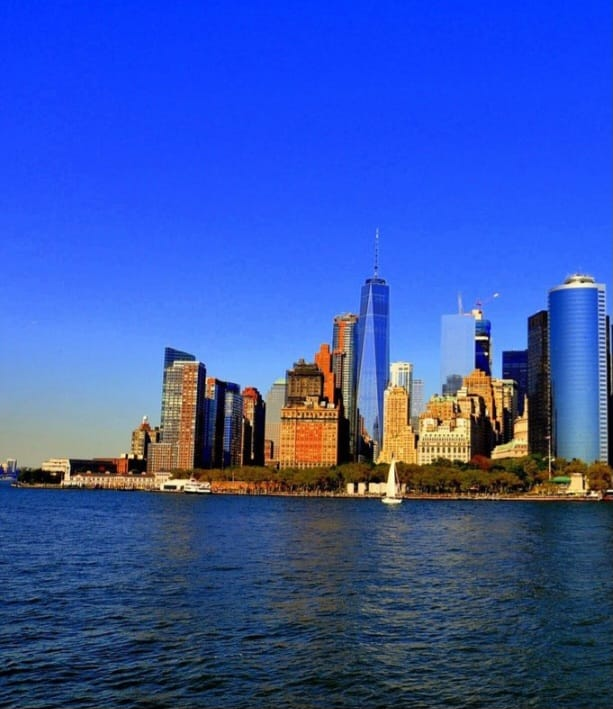
#> input picture Level 1/skyline/WhatsApp Image 2024-09-22 at 2.36.08 PM.jpeg, 613 x 709 px; its folder holds 2 pictures in this run
$ python ImagesStitching.py
#> lines starting #> are read from the running program, lines starting #| are printed output that depends on the picture; after the words box and inside, x2 and y2 are one past the last pixel; in counts of white or black regions, pixels touching at a corner belong together
#!/usr/bin/env python3
import numpy as np
import cv2
import glob
import os  # Import os to use absolute paths if needed
import imutils

# Path to the images directory (change this to match your images' extension)
images_path = 'skyline/*.jpeg'  # Use *.jpg if your images are in jpg format

# Print the images path to verify
print(f"Looking for images in: {images_path}")

# Load images
image_files = glob.glob(images_path)
print(f"Found {len(image_files)} images: {image_files}")  # Check how many images are found

images = []

# Check if images are loaded properly
for image_file in image_files:
    if not os.path.isabs(image_file):
        image_file = os.path.abspath(image_file)  # Use absolute path if necessary
    print(f"Loading image: {image_file}")
    img = cv2.imread(image_file)
#> img is the input picture: shape (709, 613, 3); mean B, G, R 172.3, 84.7, 54.5
    if img is None:
        print(f"Failed to load image: {image_file}")
    else:
        images.append(img)
        cv2.imshow("Image", img)
        cv2.waitKey(500)  # Display each image for 500ms

# Close all windows
cv2.destroyAllWindows()

# Check if we have images to stitch
if len(images) == 0:
    print("No images to stitch. Exiting.")
else:
    # Create image stitcher
    imageStitcher = cv2.Stitcher_create()

    # Perform stitching
    error, stitched_img = imageStitcher.stitch(images)
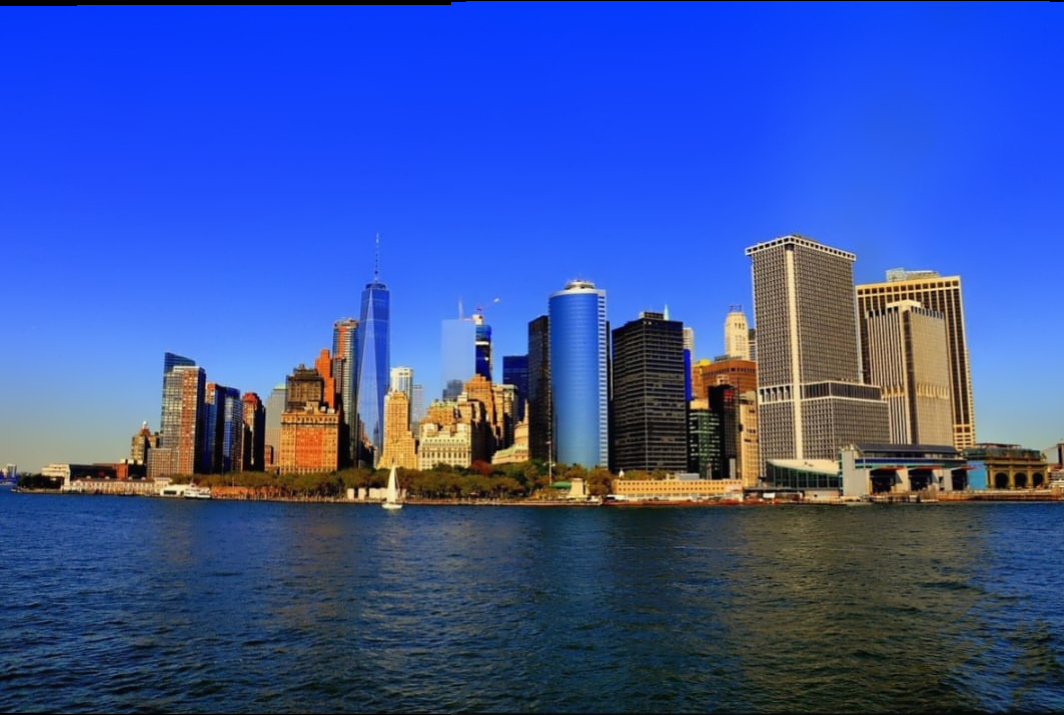
#> stitched_img: shape (715, 1064, 3); mean of channels 0, 1, 2 159.7, 83.4, 57.3; drawn as B, G, R
#> error = 0

    # Check if stitching was successful
    if error == cv2.Stitcher_OK:
        # Save and display the stitched image
        cv2.imwrite("stitchedOutput.png", stitched_img)
        cv2.imshow("Stitched Image", stitched_img)
        cv2.waitKey(0)

        # Add a border to the stitched image
        stitched_img = cv2.copyMakeBorder(stitched_img, 10, 10, 10, 10, cv2.BORDER_CONSTANT, value=(0, 0, 0))
#> stitched_img: shape (735, 1084, 3)

        # Convert to grayscale and threshold to find the region of interest
        gray = cv2.cvtColor(stitched_img, cv2.COLOR_BGR2GRAY)
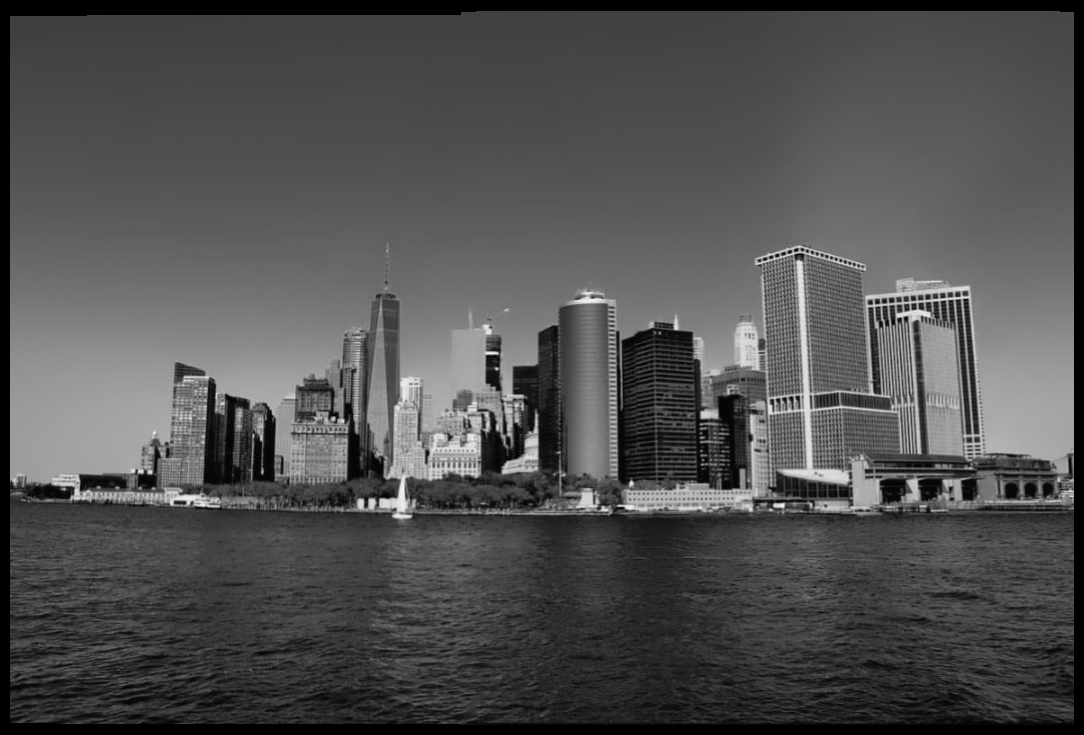
#> gray: shape (735, 1084); min 0, max 246, mean 80.5
        thresh_img = cv2.threshold(gray, 0, 255, cv2.THRESH_BINARY)[1]
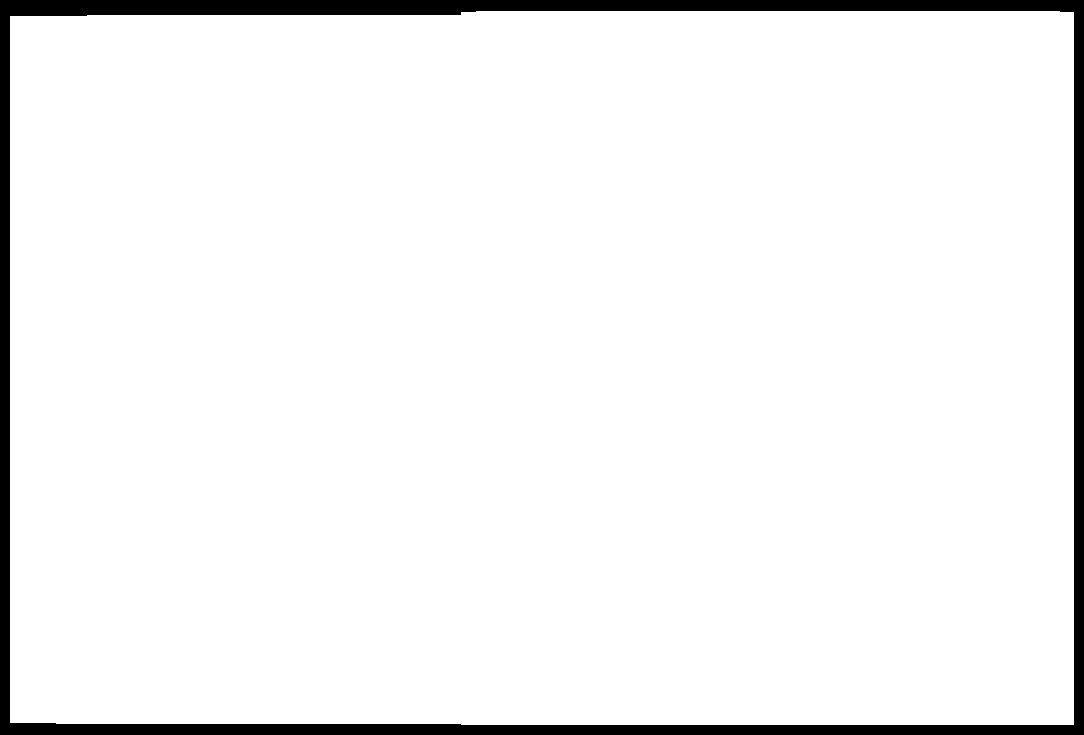
#> thresh_img: shape (735, 1084); 95% white; 1 black region

        cv2.imshow("Threshold Image", thresh_img)
        cv2.waitKey(0)

        # Find contours
        contours = cv2.findContours(thresh_img.copy(), cv2.RETR_EXTERNAL, cv2.CHAIN_APPROX_SIMPLE)
#> contours = 1 contour; box (x1, y1, x2, y2) and area: (10, 11, 1074, 725) 755515
        contours = imutils.grab_contours(contours)

        # Find the largest contour
        areaOI = max(contours, key=cv2.contourArea)
#> areaOI = contour of 17 points, box (x1, y1, x2, y2) (10, 11, 1074, 725), area 755515

        # Create a mask and find bounding rectangle
        mask = np.zeros(thresh_img.shape, dtype="uint8")
        x, y, w, h = cv2.boundingRect(areaOI)
#> x = 10; y = 11; w = 1064; h = 714
        cv2.rectangle(mask, (x, y), (x + w, y + h), 255, -1)
#> mask: shape (735, 1084); 95.6% white; 1 black region, box (x1, y1, x2, y2) and area: (0, 0, 1084, 735) 35265

        minRectangle = mask.copy()
        sub = mask.copy()

        # Erode until all non-zero pixels are gone
        while cv2.countNonZero(sub) > 0:
            minRectangle = cv2.erode(minRectangle, None)
            sub = cv2.subtract(minRectangle, thresh_img)
#> this loop made 5 passes
#> pass 1, `sub = cv2.subtract(minRectangle, thresh_img)`:
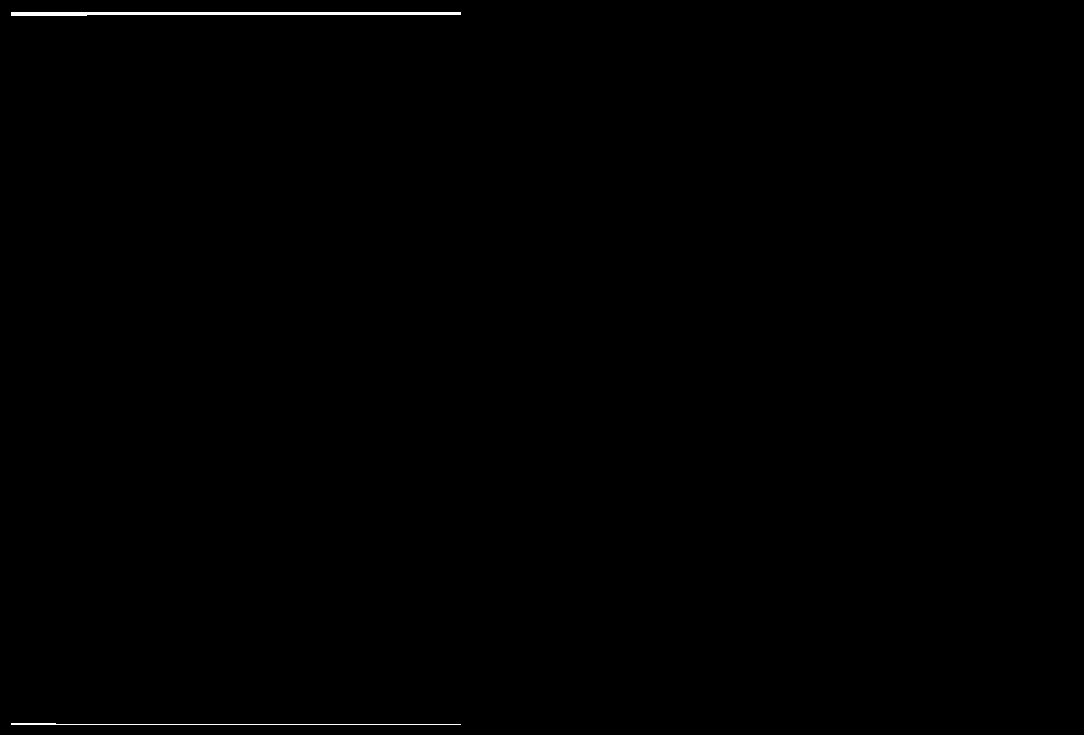
#> sub: shape (735, 1084); 0.24% white; 2 white regions, box (x1, y1, x2, y2) and area: (11, 12, 461, 16) 1426, (11, 723, 461, 725) 495
#> after the loop:
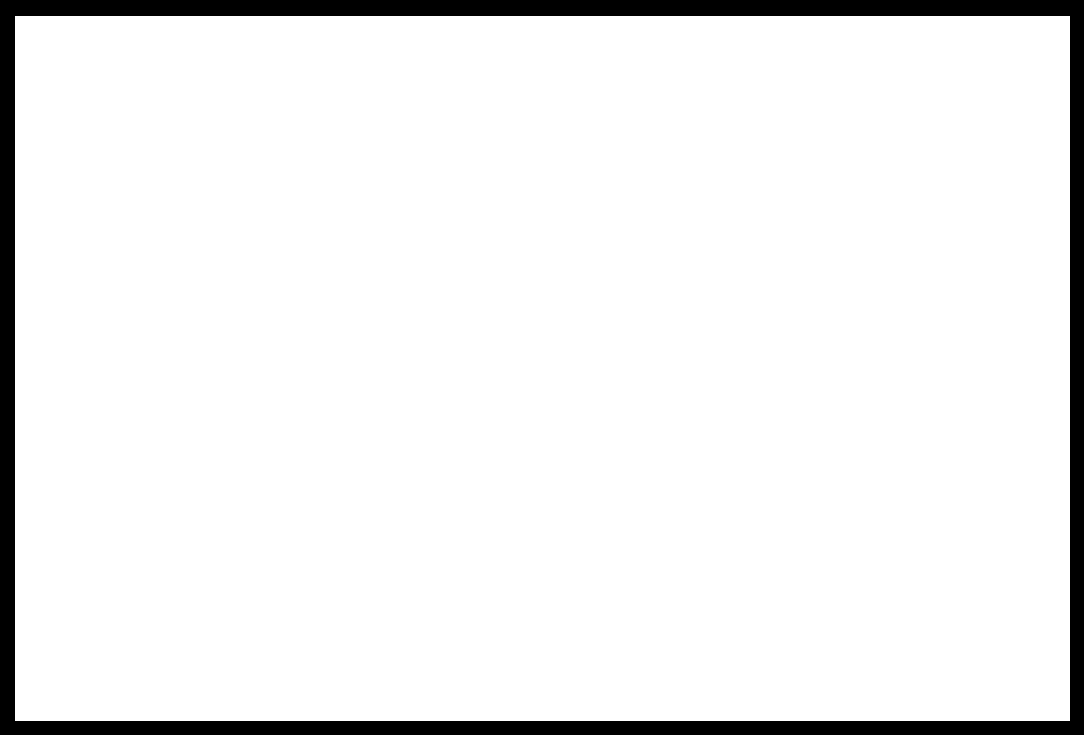
#> minRectangle: shape (735, 1084); 93.4% white; 1 black region

        # Find contours of the eroded rectangle
        contours = cv2.findContours(minRectangle.copy(), cv2.RETR_EXTERNAL, cv2.CHAIN_APPROX_SIMPLE)
#> contours = 1 contour; box (x1, y1, x2, y2) and area: (15, 16, 1070, 721) 742016
        contours = imutils.grab_contours(contours)
#> contours = [[[15, 16], [15, 720], [1069, 720], [1069, 16]]]
        areaOI = max(contours, key=cv2.contourArea)
#> areaOI = [[15, 16], [15, 720], [1069, 720], [1069, 16]]

        # Display the minimal rectangle image
        cv2.imshow("Min Rectangle Image", minRectangle)
        cv2.waitKey(0)

        # Get bounding rectangle of the largest contour
        x, y, w, h = cv2.boundingRect(areaOI)
#> x = 15; y = 16; w = 1055; h = 705

        # Crop the stitched image to the bounding rectangle
        stitched_img = stitched_img[y:y + h, x:x + w]
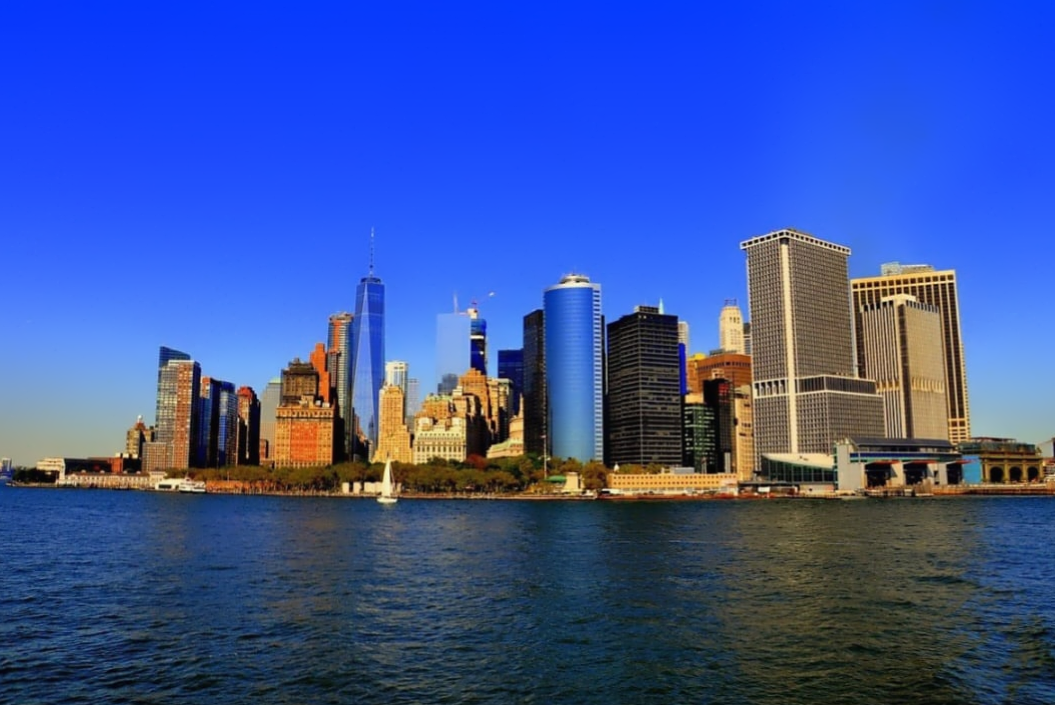
#> stitched_img: shape (705, 1055, 3); mean of channels 0, 1, 2 160.4, 84.1, 58; drawn as B, G, R

        # Save and display the processed stitched image
        cv2.imwrite("stitchedOutputProcessed.png", stitched_img)
        cv2.imshow("Stitched Image Processed", stitched_img)
        cv2.waitKey(0)

        # Close all windows
        cv2.destroyAllWindows()
    else:
        print("Images could not be stitched!")
        print("Likely not enough keypoints being detected!")
